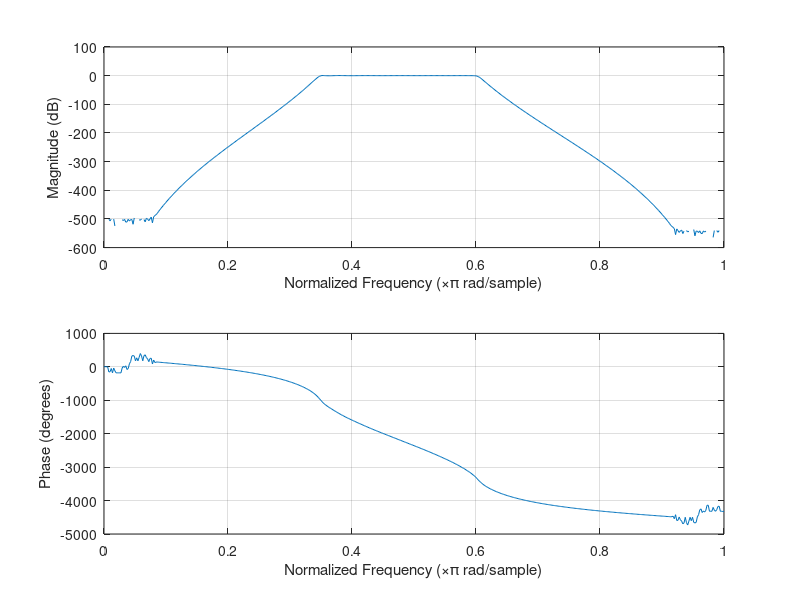

The MATLAB source for this figure: (Note: this script raises an error after producing the figure.)
delta_p = 0.05;
delta_s = 0.01;
hdelta_p = 2 * delta_p / (1 + delta_p);
hdelta_s = delta_s / (1 / delta_s);

Wp = [0.35 0.6];
Ws = [0.25 0.65];
% Wp = [0.35*pi 0.6*pi];
% Ws = [0.25*pi 0.65*pi];
Rp = -20 * log10(1 - hdelta_p);
Rs = -20 * log10(hdelta_s);

%% Butterworth Impulse Invariance Section
[n,Wn] = buttord(Wp, Ws, Rp, Rs);
[b,a] = butter(n, Wn, 'bandpass');
freqz(b,a);
figure()
[bz, az] = impinvar( b, a );
%[Hz, Wz] = freqz(bz,az);
freqz(bz,az);

%% Butterworth Bilinear Transformation Section
% [n,Wn] = buttord(Wp, Ws, Rp, Rs, 's');
% [b,a] = butter(n, Wn, 'bandpass', 's');
% freqz(b,a);
% figure();
% [bz, az] = bilinear( b, a, 1);
% %[Hz, Wz] = freqz(bz,az);
% freqz(bz,az);

%% Elliptic Bilinear Transformation Section
% [n,Wn] = ellipord(Wp, Ws, Rp, Rs);
% [b,a] = ellip(n, Rp, Rs, Wp);
% [bz,az] = bilinear( b, a, 1 );
% %[Hz, Wz] = freqz(bz,az);
% freqz(bz,az);
